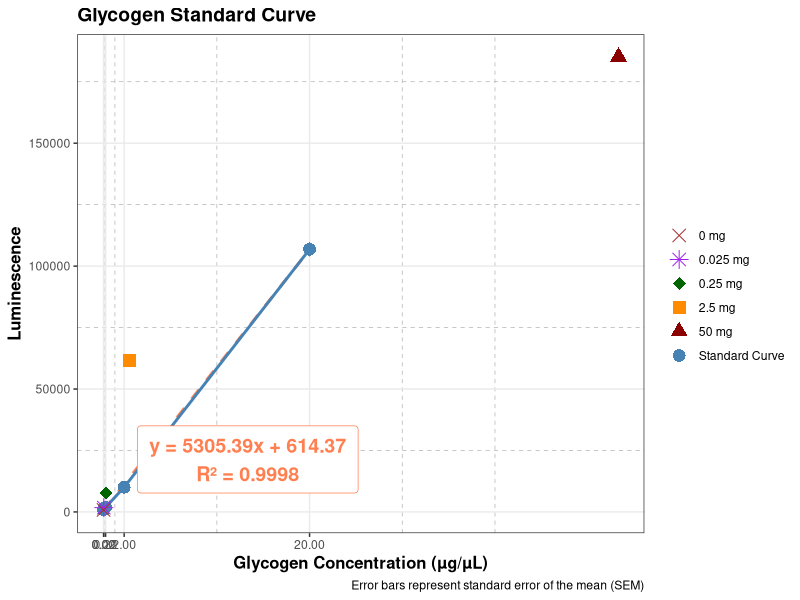
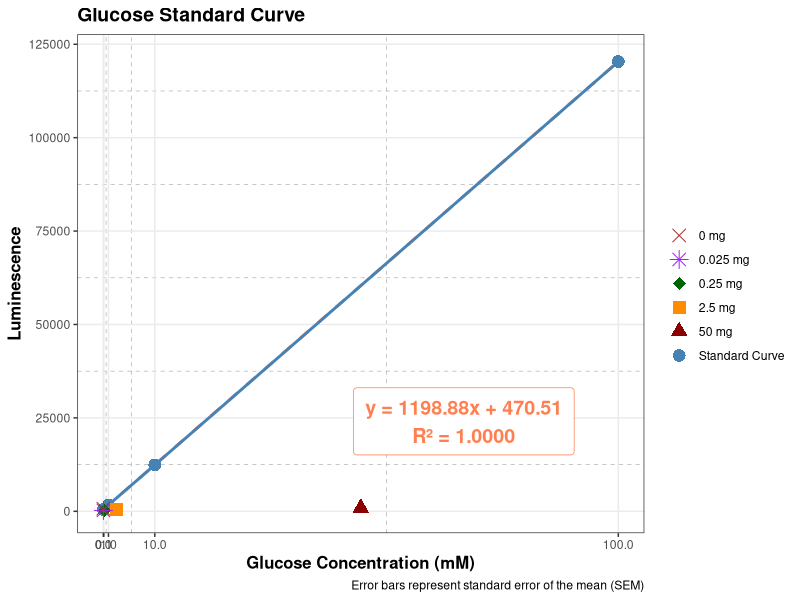
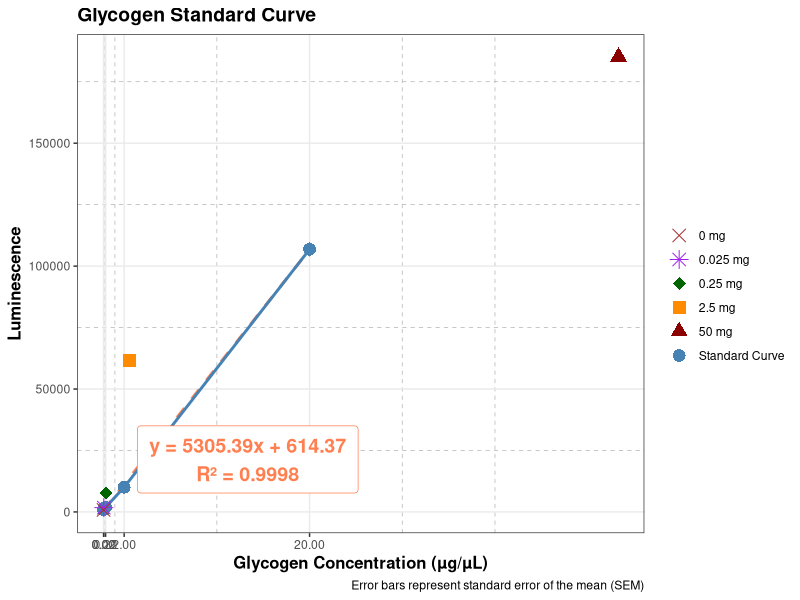
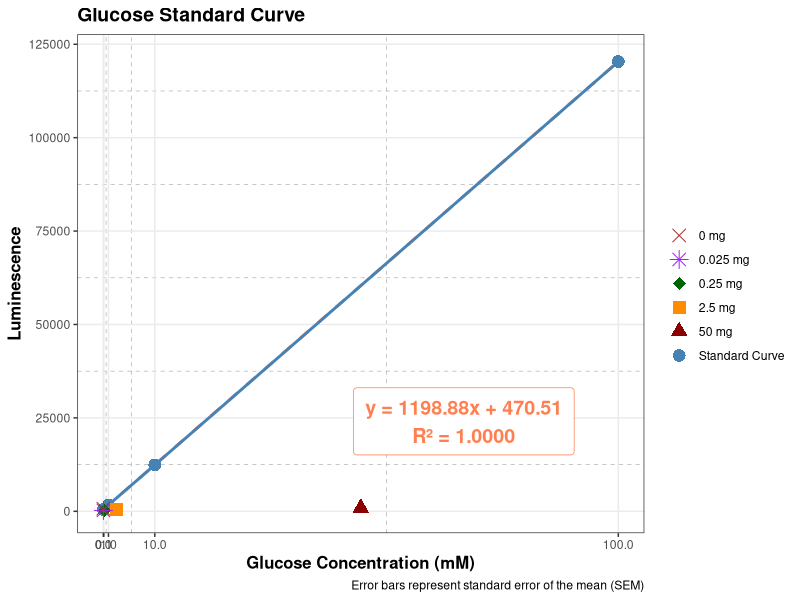

These figures' R source, in order:
## ---- chunk 1
library(ggplot2)

# Glycogen standard curve data from rows E, F, G, columns 1-5
# Concentrations in ug/uL
concentrations <- c(20, 2, 0.2, 0.02, 0)

# Luminescence values for each replicate
row_E <- c(107660, 9963, 1968, 1277, 1164)
row_F <- c(110174, 10220, 1875, 1256, 737)
row_G <- c(102674, 10001, 1815, 1126, 963)

# Calculate mean and standard error for each concentration
means <- numeric(5)
std_errors <- numeric(5)
std_devs <- numeric(5)

for (i in 1:5) {
  values <- c(row_E[i], row_F[i], row_G[i])
  means[i] <- mean(values)
  std_devs[i] <- sd(values)
  std_errors[i] <- sd(values) / sqrt(length(values))
}

# Create data frame for plotting
summary_data <- data.frame(
  concentration = concentrations,
  mean_luminescence = means,
  se = std_errors,
  sd = std_devs,
  cv = (std_devs / means) * 100
)

# Calculate linear regression and R-squared
lm_model <- lm(mean_luminescence ~ concentration, data = summary_data)
r_squared <- summary(lm_model)$r.squared
slope <- coef(lm_model)[2]
intercept <- coef(lm_model)[1]

# Sample data from row A (columns 1, 3, 4, 5, 6)
sample_data <- data.frame(
  tissue_mg = c(50, 2.5, 0.25, 0.025, 0),
  luminescence = c(185099, 61687, 7654, 1762, 813),
  label = c("50 mg", "2.5 mg", "0.25 mg", "0.025 mg", "0 mg")
)

# Create the plot
plot <- ggplot(summary_data, aes(x = concentration, y = mean_luminescence)) +
  geom_smooth(method = "lm", se = FALSE, linetype = "dashed", 
              color = "coral", linewidth = 1) +
  geom_errorbar(aes(ymin = mean_luminescence - se, ymax = mean_luminescence + se),
                width = 0.1, linewidth = 1, color = "darkblue") +
  geom_line(color = "steelblue", linewidth = 1) +
  geom_point(aes(color = "Standard Curve", shape = "Standard Curve"), size = 4) +
  geom_point(data = sample_data, aes(x = tissue_mg, y = luminescence,
             color = label, shape = label), size = 4) +
  scale_color_manual(name = "",
                     values = c("Standard Curve" = "steelblue",
                                "50 mg" = "darkred",
                                "2.5 mg" = "darkorange",
                                "0.25 mg" = "darkgreen",
                                "0.025 mg" = "purple",
                                "0 mg" = "brown")) +
  scale_shape_manual(name = "",
                     values = c("Standard Curve" = 16,
                                "50 mg" = 17,
                                "2.5 mg" = 15,
                                "0.25 mg" = 18,
                                "0.025 mg" = 8,
                                "0 mg" = 4)) +
  annotate("label", x = max(summary_data$concentration) * 0.7, 
           y = max(summary_data$mean_luminescence) * 0.2,
           label = sprintf("y = %.2fx + %.2f\nR² = %.4f", slope, intercept, r_squared),
           size = 5, fontface = "bold", fill = "white", 
           color = "coral", label.padding = unit(0.5, "lines")) +
  labs(
    title = "Glycogen Standard Curve",
    x = "Glycogen Concentration (µg/µL)",
    y = "Luminescence",
    caption = "Error bars represent standard error of the mean (SEM)"
  ) +
  scale_x_continuous(breaks = concentrations) +
  theme_bw() +
  theme(
    plot.title = element_text(size = 14, face = "bold"),
    axis.title = element_text(size = 12, face = "bold"),
    panel.grid.minor = element_line(linetype = "dashed", color = "grey70")
  )

# Save the plot
ggsave("glycogen_standard_curve.png", plot, width = 10, height = 6, dpi = 300)

# Display the plot
plot

# Print summary statistics
cat("Glycogen Standard Curve Summary:\n")
cat(rep("=", 50), "\n", sep = "")
for (i in 1:nrow(summary_data)) {
  cat(sprintf("Concentration: %g µg/µL\n", summary_data$concentration[i]))
  cat(sprintf("  Mean Luminescence: %.2f\n", summary_data$mean_luminescence[i]))
  cat(sprintf("  Standard Error: %.2f\n", summary_data$se[i]))
  cat(sprintf("  CV%%: %.2f%%\n\n", summary_data$cv[i]))
}
## ---- chunk 2
library(ggplot2)

# Glucose standard curve data from rows E, F, G, columns 8-12
# Concentrations in mM
concentrations_glu <- c(100, 10, 1, 0.1, 0)

# Luminescence values for each replicate
row_E_glu <- c(117932, 12389, 1703, 673, 606)
row_F_glu <- c(122103, 12418, 1748, 638, 499)
row_G_glu <- c(121056, 12415, 1629, 480, 356)

# Calculate mean and standard error for each concentration
means_glu <- numeric(5)
std_errors_glu <- numeric(5)
std_devs_glu <- numeric(5)

for (i in 1:5) {
  values <- c(row_E_glu[i], row_F_glu[i], row_G_glu[i])
  means_glu[i] <- mean(values)
  std_devs_glu[i] <- sd(values)
  std_errors_glu[i] <- sd(values) / sqrt(length(values))
}

# Create data frame for plotting
summary_data_glu <- data.frame(
  concentration = concentrations_glu,
  mean_luminescence = means_glu,
  se = std_errors_glu,
  sd = std_devs_glu,
  cv = (std_devs_glu / means_glu) * 100
)

# Calculate linear regression and R-squared
lm_model_glu <- lm(mean_luminescence ~ concentration, data = summary_data_glu)
r_squared_glu <- summary(lm_model_glu)$r.squared
slope_glu <- coef(lm_model_glu)[2]
intercept_glu <- coef(lm_model_glu)[1]

# Sample data from row C (columns 1, 3, 4, 5, 6)
sample_data_glu <- data.frame(
  tissue_mg = c(50, 2.5, 0.25, 0.025, 0),
  luminescence = c(843, 421, 237, 227, 689),
  label = c("50 mg", "2.5 mg", "0.25 mg", "0.025 mg", "0 mg")
)

# Create the plot
plot_glu <- ggplot(summary_data_glu, aes(x = concentration, y = mean_luminescence)) +
  geom_smooth(method = "lm", se = FALSE, linetype = "dashed", 
              color = "coral", linewidth = 1) +
  geom_errorbar(aes(ymin = mean_luminescence - se, ymax = mean_luminescence + se),
                width = 0.1, linewidth = 1, color = "darkblue") +
  geom_line(color = "steelblue", linewidth = 1) +
  geom_point(aes(color = "Standard Curve", shape = "Standard Curve"), size = 4) +
  geom_point(data = sample_data_glu, aes(x = tissue_mg, y = luminescence,
             color = label, shape = label), size = 4) +
  scale_color_manual(name = "",
                     values = c("Standard Curve" = "steelblue",
                                "50 mg" = "darkred",
                                "2.5 mg" = "darkorange",
                                "0.25 mg" = "darkgreen",
                                "0.025 mg" = "purple",
                                "0 mg" = "brown")) +
  scale_shape_manual(name = "",
                     values = c("Standard Curve" = 16,
                                "50 mg" = 17,
                                "2.5 mg" = 15,
                                "0.25 mg" = 18,
                                "0.025 mg" = 8,
                                "0 mg" = 4)) +
  annotate("label", x = max(summary_data_glu$concentration) * 0.7, 
           y = max(summary_data_glu$mean_luminescence) * 0.2,
           label = sprintf("y = %.2fx + %.2f\nR² = %.4f", slope_glu, intercept_glu, r_squared_glu),
           size = 5, fontface = "bold", fill = "white", 
           color = "coral", label.padding = unit(0.5, "lines")) +
  labs(
    title = "Glucose Standard Curve",
    x = "Glucose Concentration (mM)",
    y = "Luminescence",
    caption = "Error bars represent standard error of the mean (SEM)"
  ) +
  scale_x_continuous(breaks = concentrations_glu) +
  theme_bw() +
  theme(
    plot.title = element_text(size = 14, face = "bold"),
    axis.title = element_text(size = 12, face = "bold"),
    panel.grid.minor = element_line(linetype = "dashed", color = "grey70")
  )

# Save the plot
ggsave("glucose-std-curve.png", plot_glu, width = 10, height = 6, dpi = 300)

# Display the plot
plot_glu

# Print summary statistics
cat("Glucose Standard Curve Summary:\n")
cat(rep("=", 50), "\n", sep = "")
for (i in 1:nrow(summary_data_glu)) {
  cat(sprintf("Concentration: %g mM\n", summary_data_glu$concentration[i]))
  cat(sprintf("  Mean Luminescence: %.2f\n", summary_data_glu$mean_luminescence[i]))
  cat(sprintf("  Standard Error: %.2f\n", summary_data_glu$se[i]))
  cat(sprintf("  CV%%: %.2f%%\n\n", summary_data_glu$cv[i]))
}
